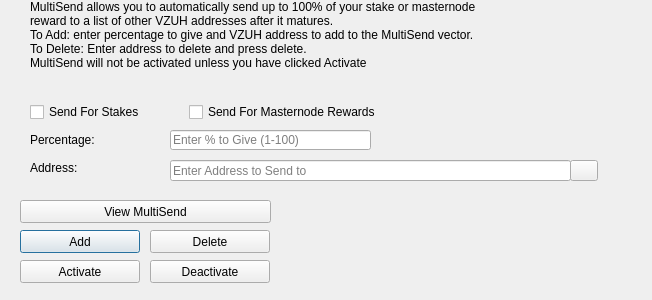
<?xml version="1.0" encoding="UTF-8"?>
<ui version="4.0">
 <class>MultiSendDialog</class>
 <widget class="QDialog" name="MultiSendDialog">
  <property name="windowModality">
   <enum>Qt::NonModal</enum>
  </property>
  <property name="geometry">
   <rect>
    <x>0</x>
    <y>0</y>
    <width>652</width>
    <height>300</height>
   </rect>
  </property>
  <property name="windowTitle">
   <string>MultiSend</string>
  </property>
  <widget class="QLineEdit" name="multiSendPercentEdit">
   <property name="geometry">
    <rect>
     <x>170</x>
     <y>130</y>
     <width>201</width>
     <height>20</height>
    </rect>
   </property>
   <property name="toolTip">
    <string>Enter whole numbers 1 - 100</string>
   </property>
   <property name="placeholderText">
    <string>Enter % to Give (1-100)</string>
   </property>
  </widget>
  <widget class="QLineEdit" name="multiSendAddressEdit">
   <property name="geometry">
    <rect>
     <x>170</x>
     <y>160</y>
     <width>401</width>
     <height>21</height>
    </rect>
   </property>
   <property name="toolTip">
    <string/>
   </property>
   <property name="placeholderText">
    <string>Enter Address to Send to</string>
   </property>
  </widget>
  <widget class="QLabel" name="label_2">
   <property name="geometry">
    <rect>
     <x>30</x>
     <y>0</y>
     <width>451</width>
     <height>121</height>
    </rect>
   </property>
   <property name="lineWidth">
    <number>1</number>
   </property>
   <property name="text">
    <string>MultiSend allows you to automatically send up to 100% of your stake or masternode reward to a list of other VZUH addresses after it matures.
To Add: enter percentage to give and VZUH address to add to the MultiSend vector.
To Delete: Enter address to delete and press delete.
MultiSend will not be activated unless you have clicked Activate</string>
   </property>
   <property name="alignment">
    <set>Qt::AlignLeading|Qt::AlignLeft|Qt::AlignTop</set>
   </property>
   <property name="wordWrap">
    <bool>true</bool>
   </property>
  </widget>
  <widget class="QLabel" name="message">
   <property name="geometry">
    <rect>
     <x>290</x>
     <y>200</y>
     <width>351</width>
     <height>91</height>
    </rect>
   </property>
   <property name="text">
    <string/>
   </property>
  </widget>
  <widget class="QPushButton" name="addButton">
   <property name="geometry">
    <rect>
     <x>20</x>
     <y>230</y>
     <width>120</width>
     <height>23</height>
    </rect>
   </property>
   <property name="toolTip">
    <string/>
   </property>
   <property name="statusTip">
    <string>Add to MultiSend Vector</string>
   </property>
   <property name="text">
    <string>Add</string>
   </property>
  </widget>
  <widget class="QPushButton" name="disableButton">
   <property name="geometry">
    <rect>
     <x>150</x>
     <y>260</y>
     <width>120</width>
     <height>23</height>
    </rect>
   </property>
   <property name="statusTip">
    <string>Deactivate MultiSend</string>
   </property>
   <property name="text">
    <string>Deactivate</string>
   </property>
  </widget>
  <widget class="QPushButton" name="addressBookButton">
   <property name="geometry">
    <rect>
     <x>570</x>
     <y>160</y>
     <width>28</width>
     <height>21</height>
    </rect>
   </property>
   <property name="toolTip">
    <string>Choose an address from the address book</string>
   </property>
   <property name="text">
    <string/>
   </property>
   <property name="icon">
    <iconset resource="../vzuh.qrc">
     <normaloff>:/icons/address-book</normaloff>:/icons/address-book</iconset>
   </property>
   <property name="shortcut">
    <string>Alt+A</string>
   </property>
   <property name="autoDefault">
    <bool>false</bool>
   </property>
  </widget>
  <widget class="QLabel" name="label">
   <property name="geometry">
    <rect>
     <x>30</x>
     <y>130</y>
     <width>121</width>
     <height>20</height>
    </rect>
   </property>
   <property name="toolTip">
    <string>Percentage of stake to send</string>
   </property>
   <property name="text">
    <string>Percentage:</string>
   </property>
  </widget>
  <widget class="QLabel" name="label_5">
   <property name="geometry">
    <rect>
     <x>30</x>
     <y>160</y>
     <width>111</width>
     <height>16</height>
    </rect>
   </property>
   <property name="toolTip">
    <string>Address to send portion of stake to</string>
   </property>
   <property name="text">
    <string>Address:</string>
   </property>
  </widget>
  <widget class="QPushButton" name="deleteButton">
   <property name="geometry">
    <rect>
     <x>150</x>
     <y>230</y>
     <width>120</width>
     <height>23</height>
    </rect>
   </property>
   <property name="toolTip">
    <string/>
   </property>
   <property name="statusTip">
    <string>Delete Address From MultiSend Vector</string>
   </property>
   <property name="text">
    <string>Delete</string>
   </property>
  </widget>
  <widget class="QPushButton" name="activateButton">
   <property name="geometry">
    <rect>
     <x>20</x>
     <y>260</y>
     <width>120</width>
     <height>23</height>
    </rect>
   </property>
   <property name="statusTip">
    <string>Activate MultiSend</string>
   </property>
   <property name="text">
    <string>Activate</string>
   </property>
  </widget>
  <widget class="QPushButton" name="viewButton">
   <property name="geometry">
    <rect>
     <x>20</x>
     <y>200</y>
     <width>251</width>
     <height>23</height>
    </rect>
   </property>
   <property name="toolTip">
    <string/>
   </property>
   <property name="statusTip">
    <string>View MultiSend Vector</string>
   </property>
   <property name="text">
    <string>View MultiSend</string>
   </property>
  </widget>
  <widget class="QWidget" name="horizontalLayoutWidget">
   <property name="geometry">
    <rect>
     <x>30</x>
     <y>100</y>
     <width>351</width>
     <height>24</height>
    </rect>
   </property>
   <layout class="QHBoxLayout" name="horizontalLayout">
    <item>
     <widget class="QCheckBox" name="multiSendStakeCheckBox">
      <property name="text">
       <string>Send For Stakes</string>
      </property>
     </widget>
    </item>
    <item>
     <widget class="QCheckBox" name="multiSendMasternodeCheckBox">
      <property name="text">
       <string>Send For Masternode Rewards</string>
      </property>
     </widget>
    </item>
   </layout>
  </widget>
 </widget>
 <resources>
  <include location="../vzuh.qrc"/>
 </resources>
 <connections/>
</ui>
